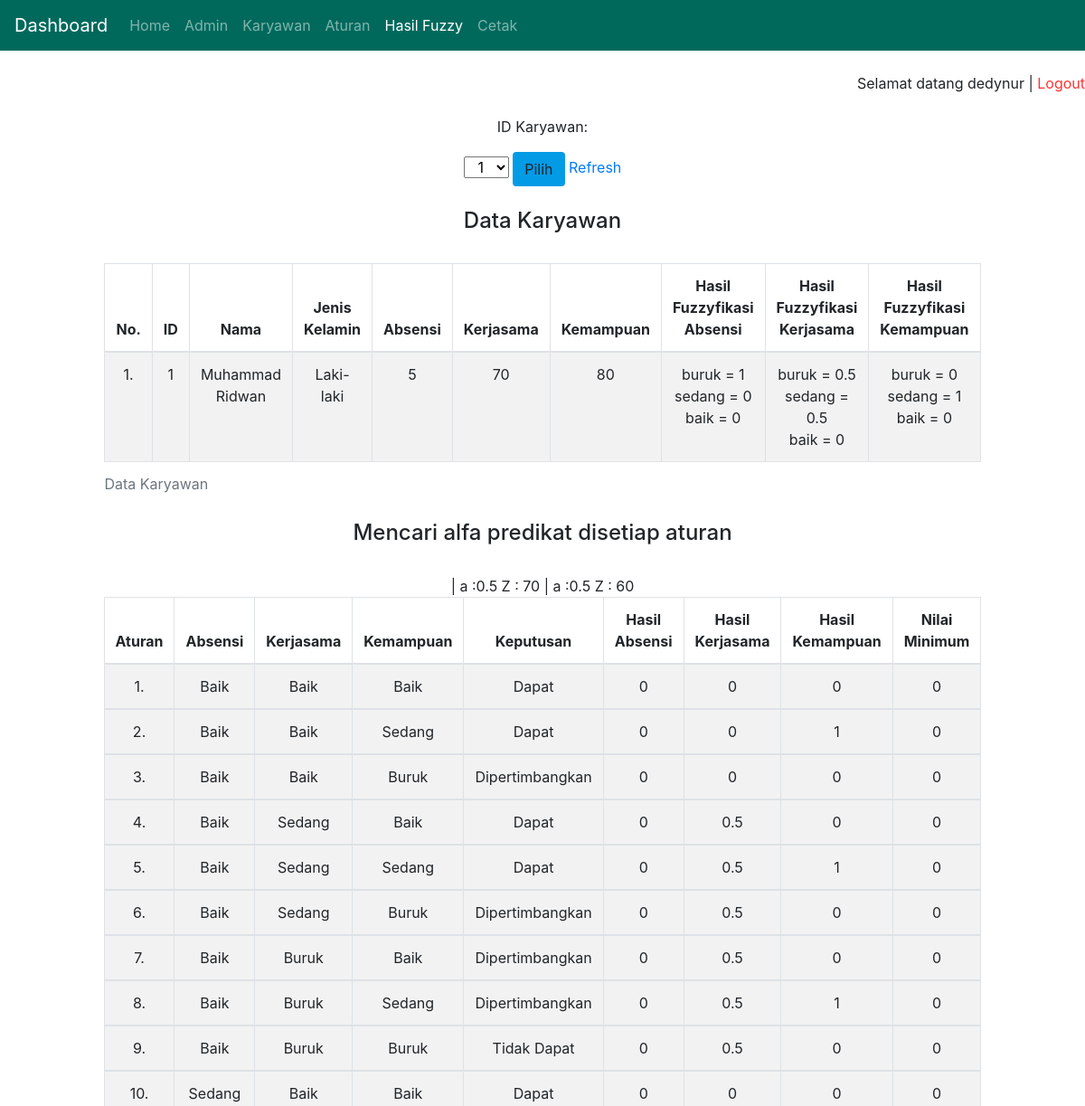
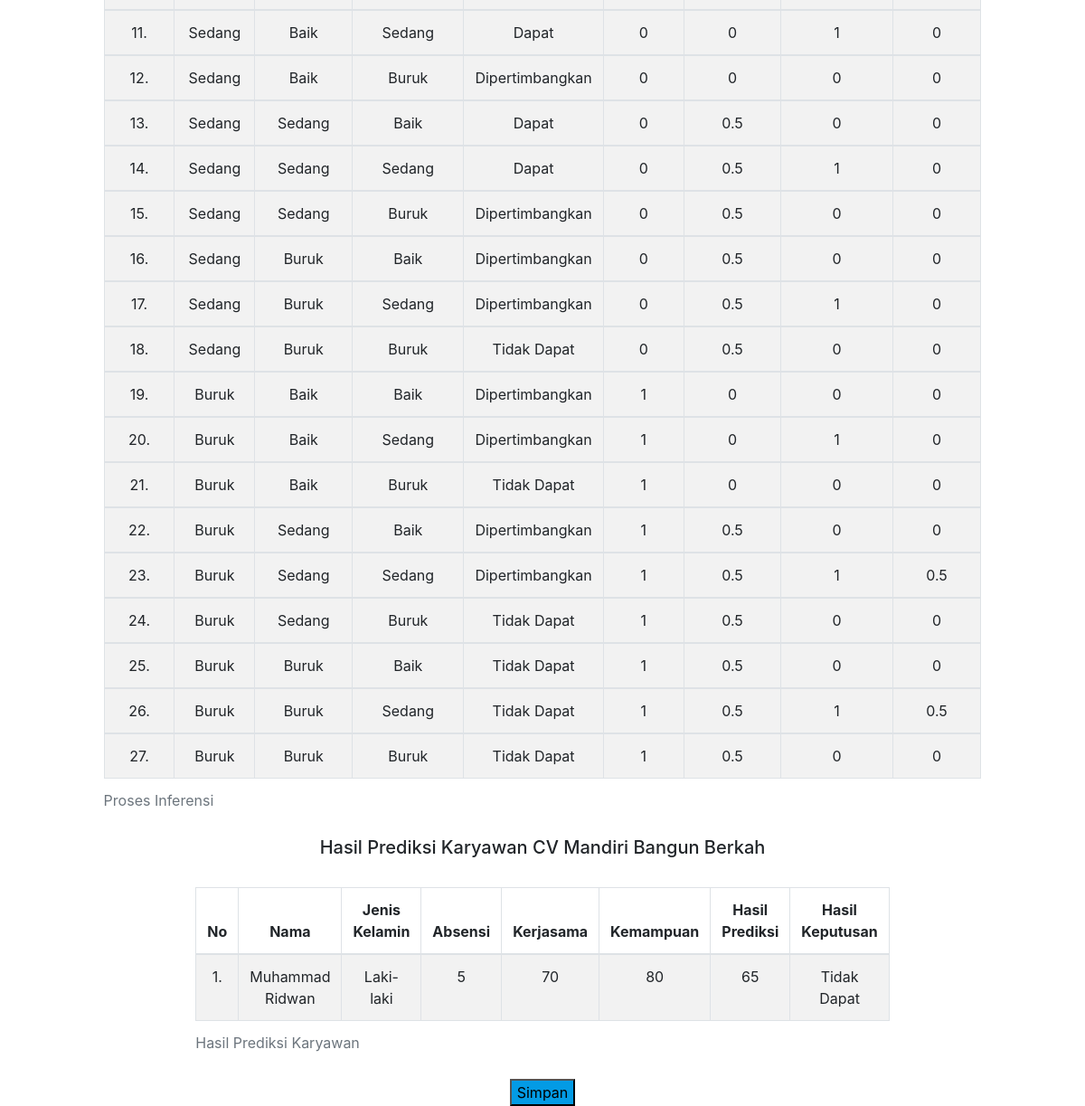
/hasil.php?id_karyawan=1 (signed in), run on the app's committed database (2 pictures, top to bottom).
### tables this page shows
CREATE TABLE `karyawan` (
  `id_karyawan` int(8) NOT NULL,
  `nama` varchar(100) NOT NULL,
  `jk` varchar(100) NOT NULL,
  `absen` int(100) NOT NULL,
  `kerjasama` int(80) NOT NULL,
  `kemampuan` int(50) NOT NULL
);

CREATE TABLE `aturan` (
  `id` int(50) NOT NULL,
  `akerjasama` varchar(50) NOT NULL,
  `akemampuan` varchar(50) NOT NULL,
  `aabsensi` varchar(50) NOT NULL,
  `keputusan` varchar(50) NOT NULL
);

### hasil.php (the view, shortened to what this page needs)
<!DOCTYPE html>
<html>
<head>
	<link rel="stylesheet" href="https://cdn.jsdelivr.net/npm/bootstrap@4.6.0/dist/css/bootstrap.min.css">
</head>
<body style="background-color: ;">
<nav class="navbar navbar-expand-lg navbar-dark "  style="background-color: #00695c;">
  <a class="navbar-brand" href="dashboard.php">Dashboard</a>
  <div class="collapse navbar-collapse" id="navbarText">
    <ul class="navbar-nav mr-auto">
        <a class="nav-link" href="dashboard.php">Home <span class="sr-only">(current)</span></a>
      <li class="nav-item">
        <a class="nav-link" href="admin.php">Admin</a>
      </li>
      <li class="nav-item">
        <a class="nav-link" href="karyawan.php">Karyawan</a>
      </li>
      <li class="nav-item">
		<a class="nav-link" href="aturan.php">Aturan</a>
      </li>
	  <li class="nav-item">
      <li class="nav-item active">
		<a class="nav-link" href="hasil.php">Hasil Fuzzy</a>
      </li>
      <li class="nav-item">
		<a class="nav-link" href="cetak.php">Cetak</a>
      </li>
    </ul>
  </div>
</nav>
<br>
<div align="right">
		Selamat datang  <?=$_SESSION['username']?> |
		<a href="logout.php">
			<span style="color:#ff3333">Logout</span>
		</a>
	</div>
</br><center>
<form action="<?php echo $_SERVER["PHP_SELF"];?>" method="GET">
            <p>ID Karyawan:</p>
            <select name="id_karyawan" style="width:50px;">
               <?php
               include "+koneksi.php";
                $query = $con->query("SELECT * FROM karyawan ORDER BY id_karyawan");
		          	while($data = $query->fetch(PDO::FETCH_ASSOC)) {
                ?>
                <option class="btn" value="<?=$data['id_karyawan'];?>"><?php echo $data['id_karyawan'];?></option>
                <?php
                }
                ?>
            </select>
            <input class="btn" style="background-color: #039BE5" type="submit" value="Pilih">
           <a href="hasil.php">Refresh</a>
        </form>
        <?php
        if (isset($_GET['id_karyawan'])) {
            $id_karyawan=$_GET['id_karyawan'];
            $nomor = 1;
            $tamPeg=$con->query("SELECT * FROM karyawan WHERE id_karyawan='$id_karyawan'");
            $tpeg = $tamPeg->fetch(PDO::FETCH_ASSOC);
        ?>
        <form action="#" method="POST">
        <table class="table col-md-9 text-center  table-bordered table-striped table-hover" >
            <caption>Data Karyawan</caption>
            <br>
        <thead>
            <tr>
            <h4>Data Karyawan</h4><br>
                <th>No.</th>
                <th>ID</th>
                <th>Nama</th>
                <th>Jenis Kelamin</th>
	            <th>Absensi</th>
                <th>Kerjasama</th>
	            <th>Kemampuan</th>
                <th>Hasil Fuzzyfikasi Absensi</th>
                <th>Hasil Fuzzyfikasi Kerjasama</th>
                <th>Hasil Fuzzyfikasi Kemampuan</th>
            </tr>
        </thead>
        <tbody>
		    <td align="'left'"><?php echo $nomor++; ?>.</td>
		    <td><?php echo $tpeg['id_karyawan']; ?></td>
            <td><?php echo $tpeg['nama']; ?></td>
		    <td><?php echo $tpeg['jk']; ?></td>
		    <td><?php echo $tpeg['absen']; ?></td>
		    <td><?php echo $tpeg['kerjasama']; ?></td>
		    <td><?php echo $tpeg['kemampuan']; ?></td>
            <td><?php
            $absensi = $tpeg['absen'];
            if($absensi >= 2 && $absensi <= 5){
                if($absensi >= 4 && $absensi <=5){
                    $absen_buruk = ($absensi-4)/(5-4);
                    $absen_sedang = (5-$absensi)/(5-4);
                    $absen_baik = 0;
                    echo " buruk = " . $absen_buruk;echo "<br>";
                    echo " sedang =  " . $absen_sedang;echo "<br>";
                    echo " baik = " . $absen_baik;
                }
            }
                else if($absensi <= 2 ){
                    $absen_buruk = 0;
                    $absen_sedang = 0;
                    $absen_baik = 1;
                    echo "buruk = " . $absen_buruk;echo "<br>";
                    echo "sedang = " . $absen_sedang;echo "<br>";
                    echo "baik = " . $absen_baik;
                    echo "<br>";
                }
                else if($absensi >= 5 ){
                    $absen_buruk = 1;
                    $absen_sedang = 0;
                    $absen_baik = 1;
                    echo "buruk = " . $absen_buruk;echo "<br>";
                    echo "sedang = " . $absen_sedang;echo "<br>";
                    echo "baik = " . $absen_baik;
                    echo "<br>";
                }  ?></td>
                <td><?php
            $kerjasama = $tpeg['kerjasama'];
                if($kerjasama >= 65 && $kerjasama <=95){
                        if($kerjasama >= 65 && $kerjasama <=75){
                            $kerjasama_buruk = (75-$kerjasama)/(75-65);
                            $kerjasama_sedang = ($kerjasama-65)/(75-65);
                            $kerjasama_baik = 0;
                            echo "buruk =  " . $kerjasama_buruk;echo "<br>";
                            echo "sedang =  " . $kerjasama_sedang;echo "<br>";
                            echo "baik = " . $kerjasama_baik;
                            echo "<br>";
                        }
                }
                ?></td>
            <td><?php
            $kemampuan = $tpeg['kemampuan'];
            if($kemampuan >= 65 && $kemampuan <=95){
                if($kemampuan >= 65 && $kemampuan <=75){
                    $kemampuan_buruk = (75-$kemampuan)/(75-65);
                    $kemampuan_sedang = ($kemampuan-65)/(75-65);
                    $kemampuan_baik = 0;
                    echo " buruk =  " . $kemampuan_buruk;echo "<br>";
                    echo " sedang =  " . $kemampuan_sedang;echo "<br>";
                    echo " baik = " . $kemampuan_baik;
                    echo "<br>";
                }
                else if($kemampuan >= 75 && $kemampuan <=85){
                    $kemampuan_buruk = 0;
                    $kemampuan_sedang = 1;
                    $kemampuan_baik = 0;
                    echo "buruk = " . $kemampuan_buruk;echo "<br>";
                    echo "sedang = " . $kemampuan_sedang;echo "<br>";
                    echo "baik = " . $kemampuan_baik;
                    echo "<br>";
            }
        }
          ?></td>
        </tbody>
        </table>
        </form>
<table class="table col-md-7 text-center  table-bordered table-striped table-hover" >
  <caption>Proses Inferensi</caption>
  <h4>Mencari alfa predikat disetiap aturan</h4>
  <br>
  <thead>
    <tr>
	  <th>Aturan</th>
	  <th>Absensi</th>
      <th>Kerjasama</th>
	  <th>Kemampuan</th>
      <th>Keputusan</th>
	  <th>Hasil Absensi</th>
      <th>Hasil Kerjasama</th>
	  <th>Hasil Kemampuan</th>
      <th>Nilai Minimum</th>
    </tr>
   </thead>
   <tbody>
    <?php
            $totala = 0;
            $hasilplus = 0;
			$query = $con->query("SELECT * FROM aturan");
			$nomor = 1;
			while($data = $query->fetch(PDO::FETCH_ASSOC)) { ?>
				<tr>
					<td align="'left'"><?php echo $nomor++; ?>.</td>
					<td><?php echo $data['aabsensi'];?></td>
					<td><?php echo $data['akerjasama']; ?></td>
					<td><?php echo $data['akemampuan']; ?></td>
                    <td><?php echo $data['keputusan']; ?></td>
                    <td><?php
                        if($data['aabsensi'] == "Baik"){
                        $satu = $absen_baik;
                        echo $absen_baik;
                    }
                        else if($data['aabsensi'] == "Sedang"){
                        $satu = $absen_sedang;
                        echo $absen_sedang;
                    }
                        else if($data['aabsensi'] == "Buruk"){
                        $satu = $absen_buruk;
                        echo $absen_buruk;
                    }
                     ?></td>
                    <td><?php
                        if($data['akerjasama'] == "Baik"){
                        $dua = $kerjasama_baik;
                        echo $kerjasama_baik;
                    }
                        else if($data['akerjasama'] == "Sedang"){
                        $dua = $kerjasama_sedang;
                        echo $kerjasama_sedang;
                    }
                        else if($data['akerjasama'] == "Buruk"){
                        $dua = $kerjasama_buruk;
                        echo $kerjasama_buruk;
                    }
                     ?></td>
                    <td><?php
                        if($data['akemampuan'] == "Baik"){
                        $tiga = $kemampuan_baik;
                        echo $kemampuan_baik;
                    }
                        else if($data['akemampuan'] == "Sedang"){
                        $tiga = $kemampuan_sedang;
                        echo $kemampuan_sedang;
                    }
                        else if($data['akemampuan'] == "Buruk"){
                        $tiga = $kemampuan_buruk;
                        echo $kemampuan_buruk;
                    }
                     ?></td>
                    <td>
                        <?=min($satu, $dua, $tiga)?>
                        <?php $hasil5 =array ( min($satu, $dua, $tiga));?>
                    </td>
				</tr>
      </tbody>
      <?php
                foreach ($hasil5 as $key => $alpha){
                if($alpha>0){
                    if ($data['keputusan']=="Dapat"){
                            echo " | ";
                            echo "a :" . $alpha;
                            echo " ";
                            echo "Z : " . $a[$key] = 85 + ($alpha * (95-85));
                            $totala = $totala + $alpha;
                            $hasila = $alpha;
                            $hasilz = $a[$key] = 85 + ($alpha * (95-85));
                            $hasilaz = $hasila*$hasilz;
                            $hasilplus = $hasilplus+$hasilaz;
                    }
                    else if($data['keputusan']=="Dipertimbangkan"){
                            $z1[$key] = 75 - ($alpha * (85-75));
                            $z2[$key] = 65 + ($alpha * (75-65));
                            $a[$key]= ($z1[$key]+$z2[$key])/2;
                            $totala = $totala + $alpha;
                            $hasila = $alpha;
                            $hasilz = $a[$key];
                            $hasilaz = $hasila*$hasilz;
                            $hasilplus = $hasilplus+$hasilaz;
                    }
                    else if($data['keputusan']=="Tidak Dapat"){
                            echo "Z : " . $a[$key] = 65 - ($alpha * (65-55));
                            $totala = $totala + $alpha;
                            $hasila = $alpha;
                            $hasilz = $a[$key] = 65 - ($alpha * (65-55));
                            $hasilaz = $hasila*$hasilz;
                            $hasilplus = $hasilplus+$hasilaz;
                    }
                }
                }
            }
            $hasilakhir = $hasilplus/$totala;
                ?>
<table class="table col-md-7 text-center  table-bordered table-striped table-hover" >
  <caption>Hasil Prediksi Karyawan</caption>
  <h5>Hasil Prediksi Karyawan CV Mandiri Bangun Berkah</h5>
  <br>
  <thead>
    <tr>
	  <th>No</th>
	  <th>Nama</th>
      <th>Jenis Kelamin</th>
	  <th>Absensi</th>
      <th>Kerjasama</th>
	  <th>Kemampuan</th>
	  <th>Hasil Prediksi</th>
      <th>Hasil Keputusan</th>
    </tr>
   </thead>
   <tbody>
    <?php
			$query = $con->query("SELECT * FROM karyawan WHERE id_karyawan='$id_karyawan' ");
			$nomor = 1;
			while($data = $query->fetch(PDO::FETCH_ASSOC)) { ?>
				<tr>
					<td align="'left'"><?php echo $nomor++; ?>.</td>
					<td><?php echo $tpeg['nama']; ?></td>
		            <td><?php echo $tpeg['jk']; ?></td>
		            <td><?php echo $tpeg['absen']; ?></td>
		            <td><?php echo $tpeg['kerjasama']; ?></td>
		            <td><?php echo $tpeg['kemampuan']; ?></td>
                    <td><?=$hasilakhir?></td>
                    <td><?=($hasilakhir<=65 ? 'Tidak Dapat' : ($hasilakhir>=65 && $hasilakhir<=85 ? 'Dipertimbangkan' : 'Dapat'))?></td>
				</tr>
      </tbody>
                <?php
            }
			 ?>
    </table>
    <form action="simpan.php" method="POST">
        <button class="submit" style="background-color: #039BE5"type="submit">Simpan</button>
    </form>
                <?php
            }
			 ?>
</center>
</body>
</html>

### hasil.php (style rules this page uses)
body { background: ; }

### data on the page
karyawan: id_karyawan "1", nama "Muhammad Ridwan", jk "Laki-laki", absen "5", kerjasama "70", kemampuan "80", absen "1", absen "0", kerjasama "0.5", kerjasama "0", kemampuan "0", kemampuan "1", min($satu, $dua, $tiga) "0", min($satu, $dua, $tiga) "0.5"
aturan: aabsensi "Baik", akerjasama "Baik", akemampuan "Baik", keputusan "Dapat"
aturan: aabsensi "Baik", akerjasama "Baik", akemampuan "Sedang", keputusan "Dapat"
aturan: aabsensi "Baik", akerjasama "Baik", akemampuan "Buruk", keputusan "Dipertimbangkan"
aturan: aabsensi "Baik", akerjasama "Sedang", akemampuan "Baik", keputusan "Dapat"
aturan: aabsensi "Baik", akerjasama "Sedang", akemampuan "Sedang", keputusan "Dapat"
aturan: aabsensi "Baik", akerjasama "Sedang", akemampuan "Buruk", keputusan "Dipertimbangkan"
aturan: aabsensi "Baik", akerjasama "Buruk", akemampuan "Baik", keputusan "Dipertimbangkan"
aturan: aabsensi "Baik", akerjasama "Buruk", akemampuan "Sedang", keputusan "Dipertimbangkan"
aturan: aabsensi "Baik", akerjasama "Buruk", akemampuan "Buruk", keputusan "Tidak Dapat"
aturan: aabsensi "Sedang", akerjasama "Baik", akemampuan "Baik", keputusan "Dapat"
aturan: aabsensi "Sedang", akerjasama "Baik", akemampuan "Sedang", keputusan "Dapat"
aturan: aabsensi "Sedang", akerjasama "Baik", akemampuan "Buruk", keputusan "Dipertimbangkan"
aturan: aabsensi "Sedang", akerjasama "Sedang", akemampuan "Baik", keputusan "Dapat"
aturan: aabsensi "Sedang", akerjasama "Sedang", akemampuan "Sedang", keputusan "Dapat"
aturan: aabsensi "Sedang", akerjasama "Sedang", akemampuan "Buruk", keputusan "Dipertimbangkan"
aturan: aabsensi "Sedang", akerjasama "Buruk", akemampuan "Baik", keputusan "Dipertimbangkan"
aturan: aabsensi "Sedang", akerjasama "Buruk", akemampuan "Sedang", keputusan "Dipertimbangkan"
aturan: aabsensi "Sedang", akerjasama "Buruk", akemampuan "Buruk", keputusan "Tidak Dapat"
aturan: aabsensi "Buruk", akerjasama "Baik", akemampuan "Baik", keputusan "Dipertimbangkan"
aturan: aabsensi "Buruk", akerjasama "Baik", akemampuan "Sedang", keputusan "Dipertimbangkan"
aturan: aabsensi "Buruk", akerjasama "Baik", akemampuan "Buruk", keputusan "Tidak Dapat"
aturan: aabsensi "Buruk", akerjasama "Sedang", akemampuan "Baik", keputusan "Dipertimbangkan"
aturan: aabsensi "Buruk", akerjasama "Sedang", akemampuan "Sedang", keputusan "Dipertimbangkan"
aturan: aabsensi "Buruk", akerjasama "Sedang", akemampuan "Buruk", keputusan "Tidak Dapat"
aturan: aabsensi "Buruk", akerjasama "Buruk", akemampuan "Baik", keputusan "Tidak Dapat"
aturan: aabsensi "Buruk", akerjasama "Buruk", akemampuan "Sedang", keputusan "Tidak Dapat"
aturan: aabsensi "Buruk", akerjasama "Buruk", akemampuan "Buruk", keputusan "Tidak Dapat"

### other printed values
$_SESSION['username'] "dedynur"
$nomor++ "1"
form field id_karyawan "1"
